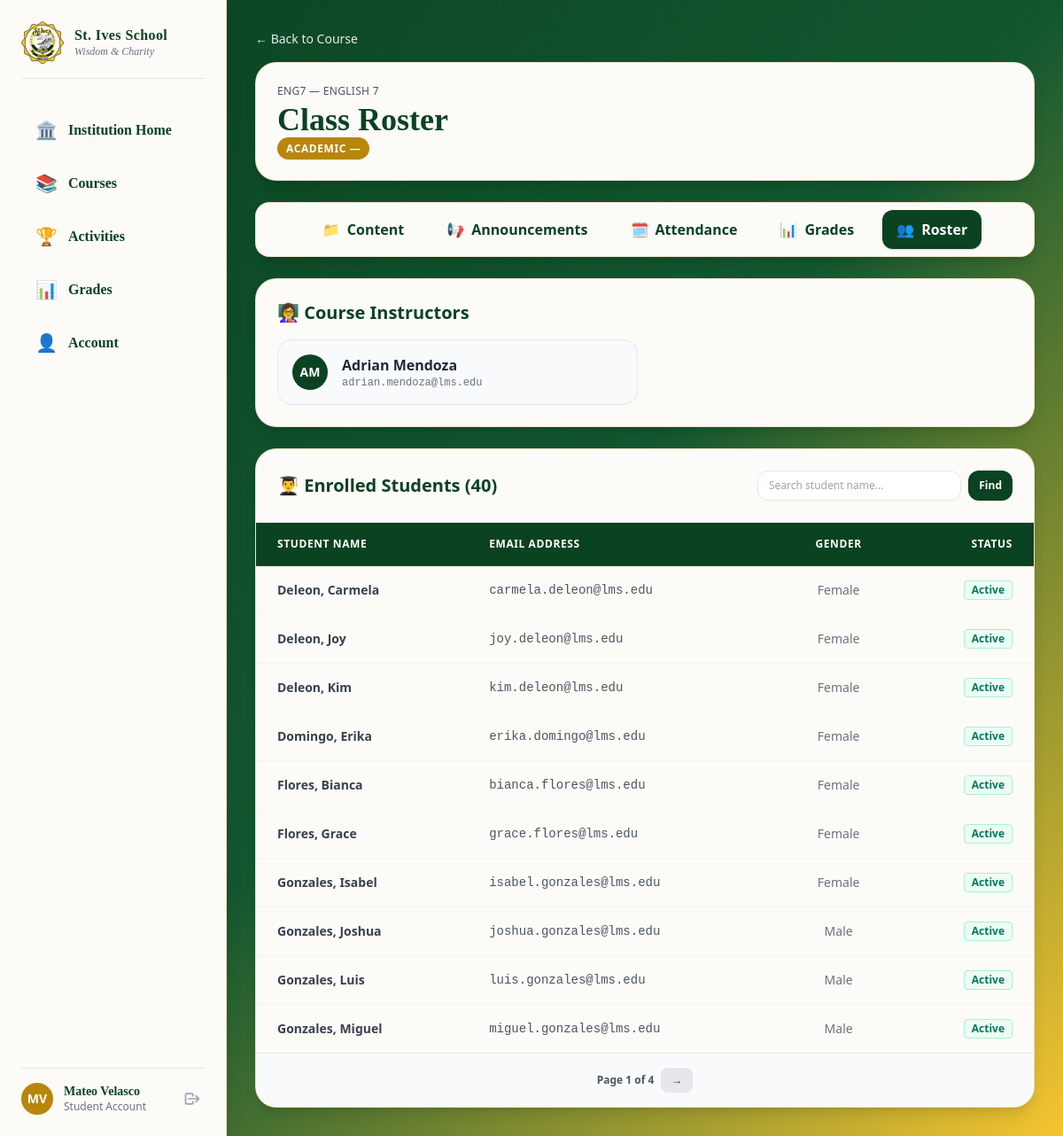
The page /shared/course-roster.php?course_id=1 (signed in) on the database its author committed.
### tables this page shows
CREATE TABLE IF NOT EXISTS `courses` (
  `Course_ID` INT NOT NULL AUTO_INCREMENT,
  `CourseCode` VARCHAR(45) NOT NULL,
  `CourseName` VARCHAR(45) NOT NULL,
  `Status` VARCHAR(45) NOT NULL,
  `FK_Section_ID` INT NULL DEFAULT NULL,
  PRIMARY KEY (`Course_ID`),
  INDEX `fk_Courses_Section_idx` (`FK_Section_ID` ASC),
  CONSTRAINT `fk_Courses_Section`
    FOREIGN KEY (`FK_Section_ID`)
    REFERENCES `section` (`Section_ID`)
    ON DELETE CASCADE
    ON UPDATE CASCADE);

CREATE TABLE IF NOT EXISTS `users` (
  `User_ID` INT NOT NULL AUTO_INCREMENT,
  `LastName` VARCHAR(45) NOT NULL,
  `FirstName` VARCHAR(45) NOT NULL,
  `Email` VARCHAR(255) NOT NULL,
  `ContactNum` VARCHAR(45) NOT NULL,
  `Gender` VARCHAR(45) NOT NULL,
  `PasswordHash` VARCHAR(100) NOT NULL,
  `DateCreated` DATETIME NOT NULL,
  `Status` VARCHAR(45) NOT NULL,
  `FK_Role_ID` INT NOT NULL,
  `FK_Section_ID` INT NULL DEFAULT NULL,
  PRIMARY KEY (`User_ID`),
  UNIQUE INDEX `Email_UNIQUE` (`Email` ASC),
  INDEX `fk_Users_Role1_idx` (`FK_Role_ID` ASC),
  INDEX `fk_Users_Section_idx` (`FK_Section_ID` ASC),
  CONSTRAINT `fk_Users_Role1`
    FOREIGN KEY (`FK_Role_ID`)
    REFERENCES `role` (`Role_ID`)
    ON DELETE RESTRICT
    ON UPDATE CASCADE,
  CONSTRAINT `fk_Users_Section`
    FOREIGN KEY (`FK_Section_ID`)
    REFERENCES `section` (`Section_ID`)
    ON DELETE SET NULL
    ON UPDATE CASCADE);

### shared/course-roster.php (the view, shortened to what this page needs)
<?php
include '../config/db.php';
$user_id    = $_SESSION['user_id'];
$role       = $_SESSION['role'];
$course_id = filter_input(INPUT_GET, 'course_id', FILTER_VALIDATE_INT);
$search = trim($_GET['search'] ?? '');
$page = max(1, (int)($_GET['page'] ?? 1));
$limit = 10;
$offset = ($page - 1) * $limit;
try {
    if ($role === 'Professor') {
        $auth_stmt = $pdo->prepare("SELECT Course_ID, CourseCode, CourseName FROM Courses c INNER JOIN CourseInstructors ci ON c.Course_ID = ci.FK_Course_ID WHERE c.Course_ID = :course_id AND ci.FK_User_ID = :user_id");
        $auth_stmt->execute([':course_id' => $course_id, ':user_id' => $user_id]);
    } else {
        $auth_stmt = $pdo->prepare("SELECT c.Course_ID, c.CourseCode, c.CourseName FROM Enrollment e INNER JOIN Courses c ON e.FK_Course_ID = c.Course_ID WHERE e.FK_Course_ID = :course_id AND e.FK_User_ID = :user_id AND e.EnrollmentStatus = 'Enrolled'");
        $auth_stmt->execute([':course_id' => $course_id, ':user_id' => $user_id]);
    }
    $course = $auth_stmt->fetch();
    $grade_section_stmt = $pdo->prepare("
        SELECT gl.GradeName, sec.SectionName
        FROM Courses c
        LEFT JOIN Section sec   ON c.FK_Section_ID = sec.Section_ID
        LEFT JOIN GradeLevel gl ON sec.FK_GradeLevel_ID = gl.GradeLevel_ID
        WHERE c.Course_ID = :course_id
    ");
    $grade_section_stmt->execute([':course_id' => $course_id]);
    $grade_section = $grade_section_stmt->fetch(PDO::FETCH_ASSOC);
    $count_sql = "
        SELECT COUNT(DISTINCT u.User_ID)
        FROM Enrollment e
        INNER JOIN Users u ON e.FK_User_ID = u.User_ID
        WHERE e.FK_Course_ID = :course_id AND e.EnrollmentStatus = 'Enrolled'
    ";
    $count_stmt = $pdo->prepare($count_sql);
    $count_params = [':course_id' => $course_id];
    $count_stmt->execute($count_params);
    $total_rows = $count_stmt->fetchColumn();
    $total_pages = max(1, ceil($total_rows / $limit));
    $student_sql = "
        SELECT u.FirstName, u.LastName, u.Email, u.Gender, u.Status
        FROM Enrollment e
        INNER JOIN Users u ON e.FK_User_ID = u.User_ID
        WHERE e.FK_Course_ID = :course_id AND e.EnrollmentStatus = 'Enrolled'
    ";
    $student_sql .= " ORDER BY u.LastName ASC, u.FirstName ASC LIMIT :limit OFFSET :offset";
    $student_stmt = $pdo->prepare($student_sql);
    $student_stmt->bindValue(':course_id', $course_id, PDO::PARAM_INT);
    $student_stmt->bindValue(':limit', $limit, PDO::PARAM_INT);
    $student_stmt->bindValue(':offset', $offset, PDO::PARAM_INT);
    $student_stmt->execute();
    $students = $student_stmt->fetchAll();
    $prof_stmt = $pdo->prepare("SELECT u.FirstName, u.LastName, u.Email, u.Gender FROM CourseInstructors ci INNER JOIN Users u ON ci.FK_User_ID = u.User_ID WHERE ci.FK_Course_ID = :course_id");
    $prof_stmt->execute([':course_id' => $course_id]);
    $professors = $prof_stmt->fetchAll();
} catch (PDOException $e) {
    die("Database Error: " . $e->getMessage());
}
?>
<!DOCTYPE html>
<html lang="en">
<head>
    <script src="https://cdn.tailwindcss.com"></script>
</head>
<body class="bg-gradient-to-br from-school-green via-[#125730] to-school-yellow min-h-screen font-serif text-gray-800 flex flex-col md:flex-row">
    <?php include '../includes/sidebar.php'; ?>
    <main class="ml-0 md:ml-64 flex-1 p-4 sm:p-8 min-h-screen w-full">
        <a href="<?= $role === 'Professor' ? '../professor/manage-course.php?course_id='.$course_id : '../student/view-course.php?course_id='.$course_id ?>" class="inline-flex items-center text-sm text-white/90 hover:text-white mb-4 font-sans font-medium">
            ← Back to Course
        </a>
        <section class="bg-[#fcfbf7] rounded-3xl p-6 shadow-lg border border-school-gold/20 mb-6 flex justify-between items-center">
            <div>
                <p class="text-xs uppercase tracking-wide text-gray-600 font-sans"><?= htmlspecialchars($course['CourseCode']) ?> — <?= htmlspecialchars($course['CourseName']) ?></p>
                <h1 class="text-4xl font-bold text-school-green mt-1">Class Roster</h1>
                <span class="text-xs bg-school-gold text-white px-2.5 py-1 rounded-full font-sans font-bold uppercase tracking-wider shadow-sm">
                    <?= htmlspecialchars($grade_section['GradeName'] ?? 'Academic') ?> — <?= htmlspecialchars($grade_section['SectionName'] ?? '') ?>
                </span>
            </div>
        </section>
        <?php
        include '../includes/course-nav.php';
        ?>
        <section class="bg-[#fcfbf7] rounded-3xl p-6 shadow-lg border border-school-gold/20 mb-6 font-sans">
            <h2 class="text-xl font-bold text-school-green mb-4 flex items-center gap-2">👩‍🏫 Course Instructors</h2>
            <div class="grid grid-cols-1 md:grid-cols-2 gap-4">
                <?php foreach ($professors as $prof): ?>
                    <div class="p-4 bg-gray-50 border rounded-2xl flex items-center space-x-4">
                        <div class="w-10 h-10 rounded-full bg-school-green text-white flex items-center justify-center text-sm font-bold">
                            <?= strtoupper(substr($prof['FirstName'], 0, 1) . substr($prof['LastName'], 0, 1)) ?>
                        </div>
                        <div>
                            <p class="font-bold text-gray-800"><?= htmlspecialchars($prof['FirstName'] . ' ' . $prof['LastName']) ?></p>
                            <p class="text-xs text-gray-500 font-mono"><?= htmlspecialchars($prof['Email']) ?></p>
                        </div>
                    </div>
                <?php endforeach; ?>
            </div>
        </section>
        <section class="bg-[#fcfbf7] rounded-3xl shadow-lg border border-school-gold/20 overflow-hidden font-sans">
            <div class="p-6 border-b flex flex-col sm:flex-row justify-between items-center gap-4">
                <h2 class="text-xl font-bold text-school-green">👨‍🎓 Enrolled Students (<?= $total_rows ?>)</h2>
                <form method="GET" action="course-roster.php" class="w-full sm:w-72 flex gap-2 font-sans">
                    <input type="text" name="search" value="<?= htmlspecialchars($search) ?>" placeholder="Search student name..." class="w-full text-xs border rounded-xl px-3 py-2 focus:ring-2 focus:ring-school-green focus:outline-none">
                    <button type="submit" class="bg-school-green text-white text-xs px-3 py-2 rounded-xl font-semibold hover:opacity-90">Find</button>
                </form>
            </div>
            <div class="overflow-x-auto">
                <table class="w-full text-left border-collapse">
                    <thead>
                        <tr class="bg-school-green text-white uppercase text-xs tracking-wider border-b border-school-gold/20">
                            <th class="py-4 px-6 font-semibold">Student Name</th>
                            <th class="py-4 px-6 font-semibold">Email Address</th>
                            <th class="py-4 px-6 font-semibold text-center">Gender</th>
                            <th class="py-4 px-6 font-semibold text-right">Status</th>
                        </tr>
                    </thead>
                    <tbody class="divide-y divide-gray-100 text-sm">
                        <?php if (empty($students)): ?>
                            <tr>
                                <td colspan="4" class="py-8 px-6 text-center text-gray-400 italic">No students are currently registered in this class.</td>
                            </tr>
                        <?php else: ?>
                            <?php foreach ($students as $student): ?>
                                <tr class="hover:bg-school-green/5 transition">
                                    <td class="py-4 px-6 font-bold text-gray-700">
                                        <?= htmlspecialchars($student['LastName'] . ', ' . $student['FirstName']) ?>
                                    </td>
                                    <td class="py-4 px-6 text-gray-600 font-mono">
                                        <?= htmlspecialchars($student['Email']) ?>
                                    </td>
                                    <td class="py-4 px-6 text-center text-gray-500">
                                        <?= htmlspecialchars($student['Gender']) ?>
                                    </td>
                                    <td class="py-4 px-6 text-right">
                                        <span class="inline-block text-xs font-semibold px-2 py-0.5 rounded bg-emerald-50 text-emerald-700 border border-emerald-200">
                                            <?= htmlspecialchars($student['Status']) ?>
                                        </span>
                                    </td>
                                </tr>
                            <?php endforeach; ?>
                        <?php endif; ?>
                    </tbody>
                </table>
                <div class="p-4 bg-gray-50 border-t flex justify-center items-center gap-2 font-sans text-xs">
                    <span class="font-semibold text-gray-600">Page <?= $page ?> of <?= $total_pages ?></span>
                    <?php if ($page < $total_pages): ?>
                        <a href="?course_id=<?= $course_id ?>&page=<?= $page + 1 ?>&search=<?= urlencode($search) ?>" class="px-3 py-1.5 rounded-lg bg-gray-200 hover:bg-gray-300">→</a>
                    <?php endif; ?>
                </div>
            </div>
        </section>
    </main>
</body>
</html>

### rows shown on the page
courses: CourseCode "ENG7", CourseName "ENGLISH 7"
users: FirstName+LastName "AM", FirstName+LastName "Adrian Mendoza", Email "adrian.mendoza@lms.edu"
users: LastName+FirstName "Deleon, Carmela", Email "carmela.deleon@lms.edu", Gender "Female", Status "Active"
users: LastName+FirstName "Deleon, Joy", Email "joy.deleon@lms.edu", Gender "Female", Status "Active"
users: LastName+FirstName "Deleon, Kim", Email "kim.deleon@lms.edu", Gender "Female", Status "Active"
users: LastName+FirstName "Domingo, Erika", Email "erika.domingo@lms.edu", Gender "Female", Status "Active"
users: LastName+FirstName "Flores, Bianca", Email "bianca.flores@lms.edu", Gender "Female", Status "Active"
users: LastName+FirstName "Flores, Grace", Email "grace.flores@lms.edu", Gender "Female", Status "Active"
users: LastName+FirstName "Gonzales, Isabel", Email "isabel.gonzales@lms.edu", Gender "Female", Status "Active"
users: LastName+FirstName "Gonzales, Joshua", Email "joshua.gonzales@lms.edu", Gender "Male", Status "Active"
users: LastName+FirstName "Gonzales, Luis", Email "luis.gonzales@lms.edu", Gender "Male", Status "Active"
users: LastName+FirstName "Gonzales, Miguel", Email "miguel.gonzales@lms.edu", Gender "Male", Status "Active"

### other values the page prints
$sidebar_init "MV"
$sidebar_name "Mateo Velasco"
$sidebar_role "Student"
$grade_section['GradeName'] "ACADEMIC"
$nav_tab['icon'] "📁"
$nav_tab['label'] "Content"
$nav_tab['icon'] "📢"
$nav_tab['label'] "Announcements"
$nav_tab['icon'] "🗓️"
$nav_tab['label'] "Attendance"
$nav_tab['icon'] "📊"
$nav_tab['label'] "Grades"
$nav_tab['icon'] "👥"
$nav_tab['label'] "Roster"
$total_rows "40"
